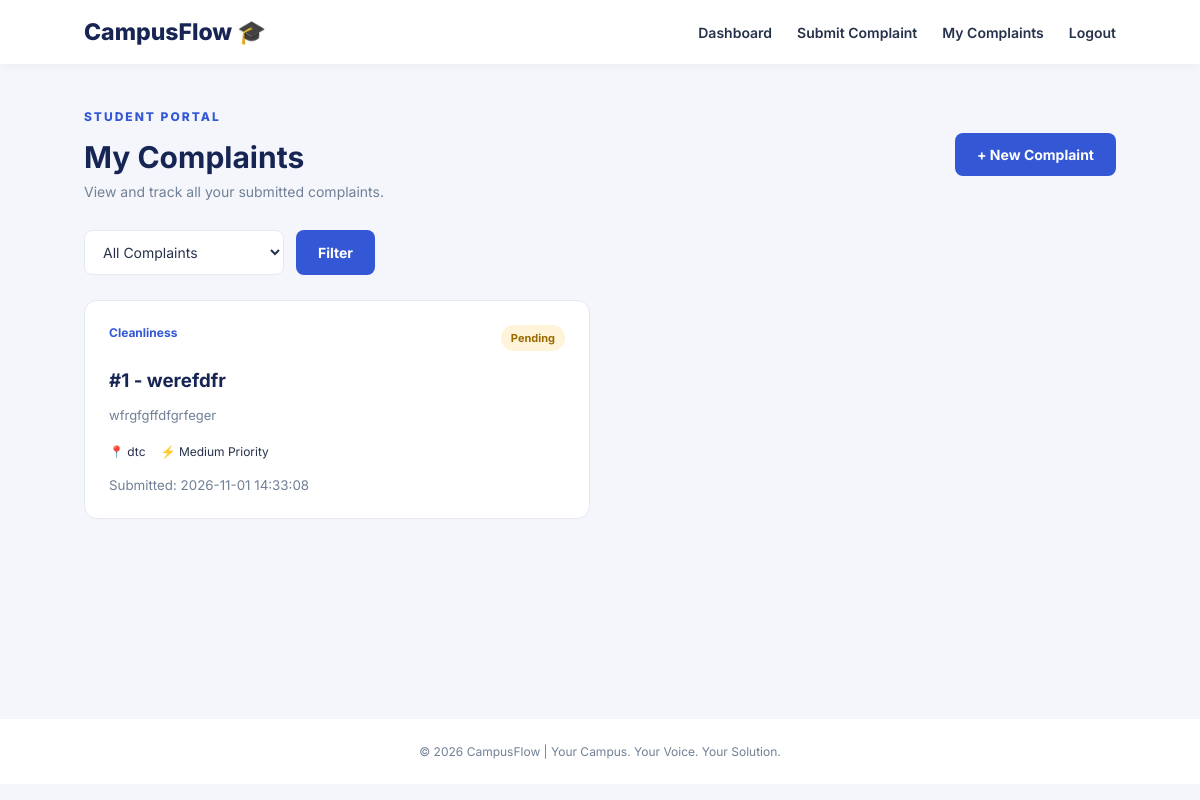
The page /complaints (signed in) on the database its author committed.
### tables this page shows
CREATE TABLE complaints (
            id INTEGER PRIMARY KEY AUTOINCREMENT,
            user_id INTEGER NOT NULL,
            title TEXT NOT NULL,
            description TEXT NOT NULL,
            category TEXT NOT NULL,
            location TEXT NOT NULL,
            priority TEXT NOT NULL,
            status TEXT DEFAULT 'Pending',
            created_at TIMESTAMP DEFAULT CURRENT_TIMESTAMP,
            FOREIGN KEY(user_id) REFERENCES users(id)
        );

### app.py (the view)
@app.route("/complaints")
@login_required
def my_complaints():
    if session.get("role") != "student":
        return redirect(url_for("admin_dashboard"))
    status = request.args.get("status", "")
    conn = get_db()
    if status in ["Pending", "In Progress", "Resolved"]:
        complaints = conn.execute("""
            SELECT * FROM complaints
            WHERE user_id=? AND status=?
            ORDER BY id DESC
        """, (session["user_id"], status)).fetchall()
    else:
        complaints = conn.execute("""
            SELECT * FROM complaints
            WHERE user_id=?
            ORDER BY id DESC
        """, (session["user_id"],)).fetchall()
    conn.close()
    return render_template(
        "my_complaints.html",
        complaints=complaints
    )

### app.py (called while the page is built)
def get_db():
    conn = sqlite3.connect(DB_NAME)
    conn.row_factory = sqlite3.Row
    return conn

def login_required(func):
    @wraps(func)
    def wrapper(*args, **kwargs):
        if "user_id" not in session:
            flash("Please login first.", "error")
            return redirect(url_for("login"))
        return func(*args, **kwargs)
    return wrapper

### templates/my_complaints.html (shortened to what this page needs)
{% extends "base.html" %}
{% block content %}
<div class="page-heading">
    <div>
        <p class="eyebrow">STUDENT PORTAL</p>
        <h1>My Complaints</h1>
        <p>View and track all your submitted complaints.</p>
    </div>
    <a href="{{ url_for('submit_complaint') }}" class="btn">+ New Complaint</a>
</div>
<form method="GET" class="filter-form">
    <select name="status">
        <option value="">All Complaints</option>
    </select>
    <button class="btn" type="submit">Filter</button>
</form>
<div class="complaint-grid">
    {% for c in complaints %}
    <div class="complaint-card">
        <div class="complaint-top">
            <span class="category">{{ c.category }}</span>
            <span class="status {{ c.status|lower|replace(' ', '-') }}">{{ c.status }}</span>
        </div>
        <h3>#{{ c.id }} - {{ c.title }}</h3>
        <p>{{ c.description }}</p>
        <div class="complaint-details">
            <span>📍 {{ c.location }}</span>
            <span>⚡ {{ c.priority }} Priority</span>
        </div>
        <small>Submitted: {{ c.created_at }}</small>
    </div>
    {% else %}
    <div class="empty-card">
        <h3>No complaints found.</h3>
        <p>Submit your first complaint to get started.</p>
        <a href="{{ url_for('submit_complaint') }}" class="btn">Submit Complaint</a>
    </div>
    {% endfor %}
</div>
{% endblock %}

### static/style.css (style rules this page uses)
:root { --primary: #3457d5; --dark: #172554; --background: #f4f6fb; --white: #ffffff; --text: #26324b; --muted: #718096; --border: #e5e9f2; }
* { margin: 0; padding: 0; box-sizing: border-box; }
body { font-family: 'Inter', sans-serif; background: var(--background); color: var(--text); min-height: 100vh; }
a { text-decoration: none; color: var(--primary); }
.eyebrow { color: var(--primary); font-size: 12px; font-weight: 800; letter-spacing: 2px; margin-bottom: 15px; }
.btn { background: var(--primary); color: white; border: none; padding: 13px 22px; border-radius: 8px; display: inline-block; cursor: pointer; font-size: 14px; font-weight: 700; font-family: inherit; transition: 0.2s; }
input, textarea, select { width: 100%; padding: 12px 14px; border: 1px solid var(--border); border-radius: 8px; font-family: inherit; font-size: 14px; background: white; color: var(--text); outline: none; }
.page-heading { display: flex; justify-content: space-between; align-items: center; gap: 20px; margin-bottom: 30px; }
.page-heading h1 { color: var(--dark); font-size: 30px; margin-bottom: 8px; }
.page-heading p:not(.eyebrow) { color: var(--muted); font-size: 14px; }
.status { display: inline-block; padding: 6px 10px; border-radius: 20px; font-size: 11px; font-weight: 700; white-space: nowrap; }
.pending { background: #fff4d9; color: #9b6900; }
.filter-form { display: flex; gap: 12px; margin-bottom: 25px; max-width: 750px; }
.filter-form select { max-width: 200px; }
.complaint-grid { display: grid; grid-template-columns: repeat(2, 1fr); gap: 20px; }
.complaint-card { background: white; border: 1px solid var(--border); padding: 24px; border-radius: 13px; }
.complaint-top { display: flex; justify-content: space-between; gap: 10px; margin-bottom: 18px; }
.category { color: var(--primary); font-size: 12px; font-weight: 700; }
.complaint-card h3 { color: var(--dark); margin-bottom: 12px; }
.complaint-card > p { font-size: 13px; line-height: 1.7; color: var(--muted); margin-bottom: 18px; overflow-wrap: anywhere; }
.complaint-details { display: flex; flex-wrap: wrap; gap: 15px; font-size: 12px; margin-bottom: 15px; }
.complaint-card small { color: var(--muted); }

### rows shown on the page
complaints: category "Cleanliness", status "Pending", id "1", title "werefdfr", description "wfrgfgffdfgrfeger", location "dtc", priority "Medium", created_at "2026-11-01 14:33:08"
